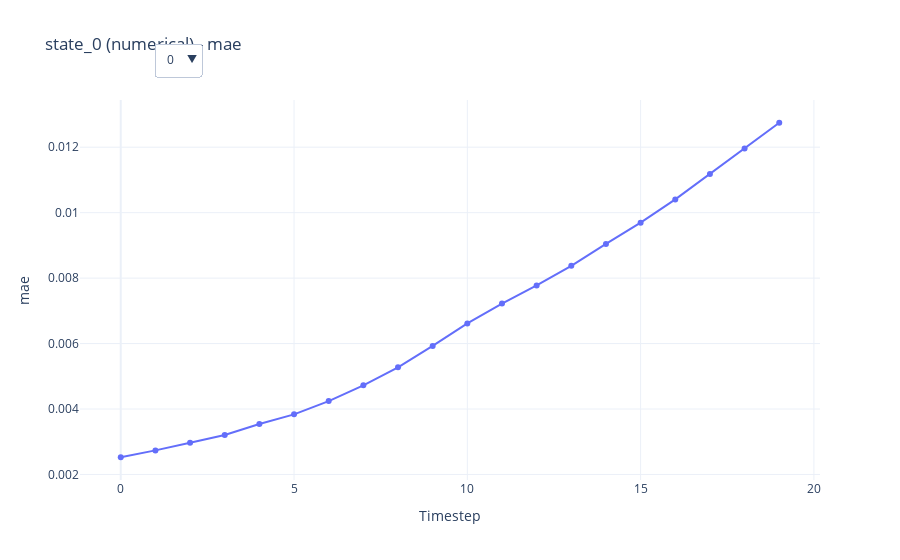

The notebook cell saved with this chart:
### Markdown cell above
# Evaluate Model Performance
Use BaseEvaluator to assess model performance with one-step and n-step predictions.

### Code cell
# Evaluate Model Performance

# Initialize the evaluator with the dataset configuration
evaluator = BaseEvaluator(dataset_config=dataset_test.dataset_config)

# Perform one-step evaluation on the second training dataset
res = evaluator.evaluate_one_step(dataset_test, nn_model)

# Perform n-step evaluation on the second training dataset
evaluations = evaluator.evaluate_dataset(dataset_test, nn_model, n_steps=20)

# Plot the n-step evaluation results
plot_n_step_evaluation(evaluations, dataset_test)

### Figure 1 — Plotly figure (JSON) as saved in the notebook; plotly's stock layout.template omitted (floating-point values rounded to 4 significant figures)
{"data": [{"mode": "lines+markers", "name": "0", "type": "scatter", "visible": true, "x": [0, 1, 2, 3, 4, 5, 6, 7, 8, 9, 10, 11, 12, 13, 14, 15, 16, 17, 18, 19], "y": [0.002525, 0.002735, 0.00297, 0.003204, 0.003543, 0.003836, 0.004242, 0.004723, 0.005274, 0.005928, 0.006616, 0.007221, 0.007775, 0.008376, 0.009045, 0.009694, 0.0104, 0.01118, 0.01196, 0.01275]}, {"mode": "lines+markers", "name": "1", "type": "scatter", "visible": false, "x": [0, 1, 2, 3, 4, 5, 6, 7, 8, 9, 10, 11, 12, 13, 14, 15, 16, 17, 18, 19], "y": [0.01184, 0.01258, 0.01339, 0.01452, 0.01606, 0.01745, 0.01873, 0.02048, 0.02201, 0.02384, 0.02588, 0.02735, 0.02876, 0.03037, 0.03201, 0.03346, 0.03511, 0.03658, 0.0381, 0.03951]}, {"mode": "lines+markers", "name": "2", "type": "scatter", "visible": false, "x": [0, 1, 2, 3, 4, 5, 6, 7, 8, 9, 10, 11, 12, 13, 14, 15, 16, 17, 18, 19], "y": [0.02839, 0.03367, 0.03726, 0.04098, 0.04456, 0.0468, 0.05002, 0.05397, 0.05667, 0.05923, 0.06186, 0.0645, 0.06761, 0.06979, 0.07215, 0.07444, 0.07635, 0.07836, 0.08048, 0.08238]}, {"mode": "lines+markers", "name": "3", "type": "scatter", "visible": false, "x": [0, 1, 2, 3, 4, 5, 6, 7, 8, 9, 10, 11, 12, 13, 14, 15, 16, 17, 18, 19], "y": [0.02844, 0.03389, 0.04124, 0.04654, 0.05146, 0.05331, 0.05677, 0.05873, 0.06169, 0.065, 0.06783, 0.07125, 0.07328, 0.07554, 0.07849, 0.08086, 0.08292, 0.08501, 0.0869, 0.08896]}, {"mode": "lines+markers", "name": "4", "type": "scatter", "visible": false, "x": [0, 1, 2, 3, 4, 5, 6, 7, 8, 9, 10, 11, 12, 13, 14, 15, 16, 17, 18, 19], "y": [0.01718, 0.02317, 0.02808, 0.03298, 0.03754, 0.04323, 0.04898, 0.05498, 0.06121, 0.06786, 0.07532, 0.08178, 0.08819, 0.09492, 0.1012, 0.1076, 0.1144, 0.1199, 0.1264, 0.1329]}, {"mode": "lines+markers", "name": "5", "type": "scatter", "visible": false, "x": [0, 1, 2, 3, 4, 5, 6, 7, 8, 9, 10, 11, 12, 13, 14, 15, 16, 17, 18, 19], "y": [0.09814, 0.1206, 0.1349, 0.1403, 0.1498, 0.1601, 0.1704, 0.178, 0.1864, 0.1967, 0.2079, 0.2138, 0.2208, 0.2243, 0.2286, 0.2371, 0.2455, 0.2525, 0.2587, 0.2631]}, {"mode": "lines+markers", "name": "6", "type": "scatter", "visible": false, "x": [0, 1, 2, 3, 4, 5, 6, 7, 8, 9, 10, 11, 12, 13, 14, 15, 16, 17, 18, 19], "y": [0.5417, 0.4255, 0.4086, 0.3934, 0.413, 0.3716, 0.3568, 0.3568, 0.3191, 0.3568, 0.3665, 0.4061, 0.3959, 0.42, 0.4082, 0.4, 0.4141, 0.41, 0.3878, 0.3795]}, {"mode": "lines+markers", "name": "7", "type": "scatter", "visible": false, "x": [0, 1, 2, 3, 4, 5, 6, 7, 8, 9, 10, 11, 12, 13, 14, 15, 16, 17, 18, 19], "y": [0.7101, 0.586, 0.5217, 0.5122, 0.5031, 0.5, 0.5062, 0.5301, 0.5281, 0.5251, 0.4828, 0.4535, 0.4457, 0.4358, 0.4286, 0.4216, 0.4066, 0.4176, 0.4044, 0.3804]}, {"mode": "lines+markers", "name": "8", "type": "scatter", "visible": false, "x": [0, 1, 2, 3, 4, 5, 6, 7, 8, 9, 10, 11, 12, 13, 14, 15, 16, 17, 18, 19], "y": [0.5577, 0.4211, 0.18, 0.22, 0.18, 0.2095, 0.2075, 0.2115, 0.1887, 0.2075, 0.2, 0.1754, 0.1651, 0.1802, 0.1849, 0.1754, 0.1565, 0.1653, 0.1818, 0.1789]}, {"mode": "lines+markers", "name": "9", "type": "scatter", "visible": false, "x": [0, 1, 2, 3, 4, 5, 6, 7, 8, 9, 10, 11, 12, 13, 14, 15, 16, 17, 18, 19], "y": [2.674, 2.895, 3.441, 3.485, 3.604, 3.669, 3.739, 3.827, 3.976, 3.975, 4.108, 4.266, 4.311, 4.321, 4.469, 4.478, 4.595, 4.746, 4.753, 4.862]}], "layout": {"title": {"text": "state_0 (numerical) - mae"}, "updatemenus": [{"active": 0, "buttons": [{"args": [{"visible": [true, false, false, false, false, false, false, false, false, false]}, {"title": "state_0 (numerical) - mae", "xaxis": {"title": "Timestep"}, "yaxis": {"title": "mae"}}], "label": "0", "method": "update"}, {"args": [{"visible": [false, true, false, false, false, false, false, false, false, false]}, {"title": "state_1 (numerical) - mae", "xaxis": {"title": "Timestep"}, "yaxis": {"title": "mae"}}], "label": "1", "method": "update"}, {"args": [{"visible": [false, false, true, false, false, false, false, false, false, false]}, {"title": "state_2 (numerical) - mae", "xaxis": {"title": "Timestep"}, "yaxis": {"title": "mae"}}], "label": "2", "method": "update"}, {"args": [{"visible": [false, false, false, true, false, false, false, false, false, false]}, {"title": "state_3 (numerical) - mae", "xaxis": {"title": "Timestep"}, "yaxis": {"title": "mae"}}], "label": "3", "method": "update"}, {"args": [{"visible": [false, false, false, false, true, false, false, false, false, false]}, {"title": "state_4 (numerical) - mae", "xaxis": {"title": "Timestep"}, "yaxis": {"title": "mae"}}], "label": "4", "method": "update"}, {"args": [{"visible": [false, false, false, false, false, true, false, false, false, false]}, {"title": "state_5 (numerical) - mae", "xaxis": {"title": "Timestep"}, "yaxis": {"title": "mae"}}], "label": "5", "method": "update"}, {"args": [{"visible": [false, false, false, false, false, false, true, false, false, false]}, {"title": "state_6 (binary) - f1_binary", "xaxis": {"title": "Timestep"}, "yaxis": {"title": "f1_binary"}}], "label": "6", "method": "update"}, {"args": [{"visible": [false, false, false, false, false, false, false, true, false, false]}, {"title": "state_7 (binary) - f1_binary", "xaxis": {"title": "Timestep"}, "yaxis": {"title": "f1_binary"}}], "label": "7", "method": "update"}, {"args": [{"visible": [false, false, false, false, false, false, false, false, true, false]}, {"title": "done (binary) - f1_binary", "xaxis": {"title": "Timestep"}, "yaxis": {"title": "f1_binary"}}], "label": "8", "method": "update"}, {"args": [{"visible": [false, false, false, false, false, false, false, false, false, true]}, {"title": "reward (numerical) - mae", "xaxis": {"title": "Timestep"}, "yaxis": {"title": "mae"}}], "label": "9", "method": "update"}], "x": 0.1, "xanchor": "left", "y": 1.15, "yanchor": "top"}], "xaxis": {"title": {"text": "Timestep"}}, "yaxis": {"title": {"text": "mae"}}}}
